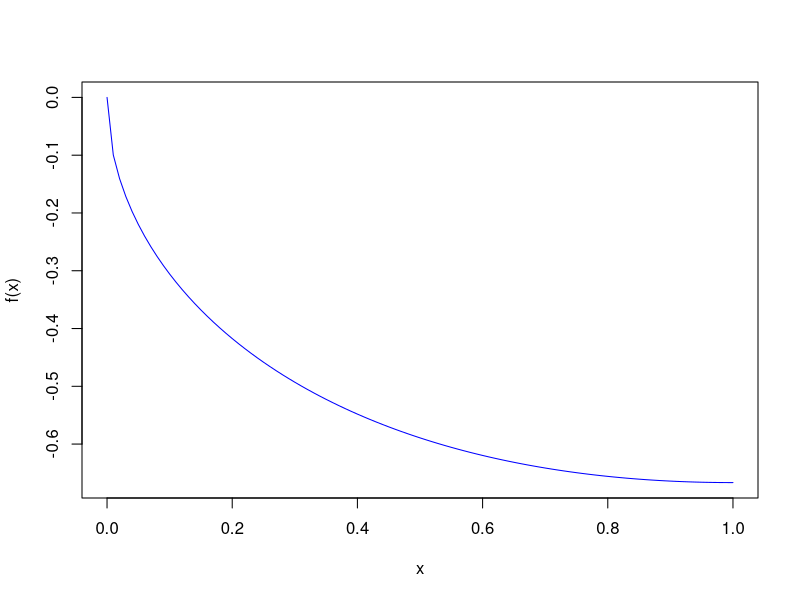

Reproduce this figure in R.
## ---- chunk 1
knitr::opts_chunk$set(echo = TRUE)

library(pracma)
## ---- chunk 2
# Define the function using R syntax.
f <- function(x) {
  1/3 * x ^ (3/2) - x ^ (1/2)
}

x <- seq(0, 1, 0.01)
curve(f(x), col = 'blue', ylab='f(x)')
## ---- chunk 3

